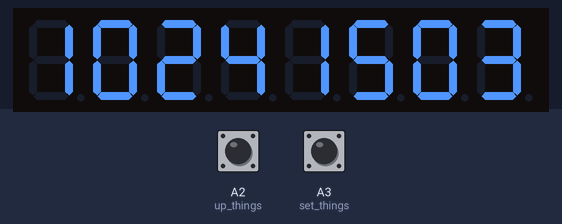
This sketch was run on a simulated Arduino Uno, built with avr-gcc and run on an emulated ATmega328P. On the bench: 8-digit seven-segment display. Inputs (shaded band) come from the test bench; at power-on: A3 (set_things) LOW, A2 (up_things) LOW. The local clock reads 2024-03-15 10:24:30 at power-on unless the sketch sets it.

Above: at 1.2 s.
1.3 s: A3 (set_things) pulled HIGH for 3.2 s
At 3.35 s:
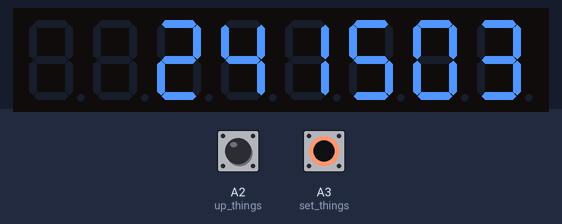
At 31.0 s:
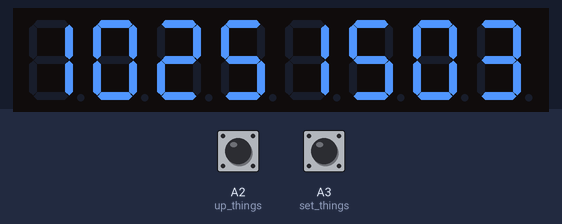
Timing chart, 0 to 31.5 s (numbered marks = the images above; inputs shaded):
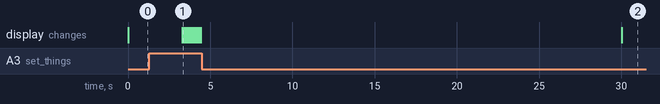

The sketch:

tesssssss.ino
```cpp
#include <Wire.h>
#include <RTC.h>

static DS1307 RTC;
#include "SevSeg.h"
SevSeg sevseg; //Instantiate a seven segment controller object

unsigned long set_times = millis(), timer = millis(), blink_time = millis(), up_times = millis();
int set_things = A3, up_things = A2, which_one = 0,UP=0;
bool bt = true;
String hr, mi, dy, mo, yr;

String SDIGIT;

void setup() {
  RTC.begin();

  byte numDigits = 8;
  byte digitPins[] = {11, 10, 9, 8, 12, 13, A0, A1};
  byte segmentPins[] = {1, 2, 5, 6, 3, 4, 7};
  bool resistorsOnSegments = false; // 'false' means resistors are on digit pins
  byte hardwareConfig = COMMON_CATHODE; // See README.md for options
  bool updateWithDelays = false; // Default 'false' is Recommended
  bool leadingZeros = false; // Use 'true' if you'd like to keep the leading zeros
  bool disableDecPoint = true; // Use 'true' if your decimal point doesn't exist or isn't connected

  sevseg.begin(hardwareConfig, numDigits, digitPins, segmentPins, resistorsOnSegments,
               updateWithDelays, leadingZeros, disableDecPoint);
  sevseg.setBrightness(90);

  pinMode(set_things, INPUT);
  pinMode(up_things, INPUT);

}

void loop() {

  if (millis() > timer) {
    timer = millis() + 1000;
    getAndDisplay();
    SDIGIT = hr + mi + dy + mo;
    sevseg.setNumber(SDIGIT.toInt());
  }
  sevseg.refreshDisplay();

  if (digitalRead(set_things) == HIGH && which_one != 0) {
    while (digitalRead(set_things) == HIGH) {
      sevseg.refreshDisplay();
    }
    which_one++;
    if (which_one >= 6) {
      which_one = 0;
    }
  }
  else if (millis() > up_times && which_one != 0) {
    which_one = 0;
  }
  set_times = millis();
  blink_time = millis();
  while (digitalRead(set_things) == HIGH) {
    if (millis() > timer) {
      timer = millis() + 1000;
      getAndDisplay();
    }
    if (millis() > set_times + 2000 && which_one == 0) {
      which_one = 1;
    }
    else if (which_one != 0) {
      which_one = 0;
    }
    if (which_one == 1 && millis() > blink_time && bt == true) {
      blink_time = millis() + 100;
      bt = false;
      SDIGIT = mi + dy + mo;
      sevseg.setNumber(SDIGIT.toInt());
    }
    else if (which_one == 1 && millis() > blink_time && bt == false) {
      blink_time = millis() + 100;
      bt = true;
      SDIGIT = hr + mi + dy + mo;
      sevseg.setNumber(SDIGIT.toInt());
    }
    sevseg.refreshDisplay();
  }
  if (digitalRead(up_things) == HIGH) {
    while (digitalRead(up_things) == HIGH) {
      sevseg.refreshDisplay();
    }
    up_times = millis()+5000;
    if (which_one == 1) {
      UP=RTC.getHours()+1;
      if(UP>23){
        UP=00;
      }
      RTC.setHours(UP);
    }
    else if (which_one == 2) {
      UP=RTC.getMinutes() + 1;
      if(UP>59){
        UP=00;
      }
      RTC.setMinutes(UP);
    }
    else if (which_one == 3) {
      UP=RTC.getDay() + 1;
      if(UP>31){
        UP=1;
      }
      RTC.setDay(UP);
    }
    else if (which_one == 4) {
      UP=RTC.getMonth() + 1;
      if(UP>12){
        UP=1;
      }
      RTC.setMonth(UP);
    }
    else if (which_one == 5) {
      long UPP=RTC.getYear() + 1;
      if(UPP>2060){
        UPP=1900;
      }
      RTC.setYear(UPP);
    }
  }
}


void getAndDisplay() {
  hr = String (RTC.getHours());
  mi = String (RTC.getMinutes());
  dy = String (RTC.getDay());
  mo = String (RTC.getMonth());
  yr = String (RTC.getYear());
  String yyr = yr.substring (2, 3);
  String yyr2 = yr.substring (3, 4);
  yr = yyr + yyr2;
  if (hr == "0") {
    hr = "00";
  }
  else if (hr.toInt() < 10) {
    hr = "0" + hr;
  }
  if (mi == "0") {
    mi = "00";
  }
  else if (mi.toInt() < 10) {
    mi = "0" + mi;
  }
  if (dy == "0") {
    dy = "00";
  }
  else if (dy.toInt() < 10) {
    dy = "0" + dy;
  }
  if (mo == "0") {
    mo = "00";
  }
  else if (mo.toInt() < 10) {
    mo = "0" + mo;
  }
  if (yr == "0") {
    yr = "00";
  }
}
```

Measured:
- after the input at 1.3 s, the display: changes after 2.0 s (image 1)
